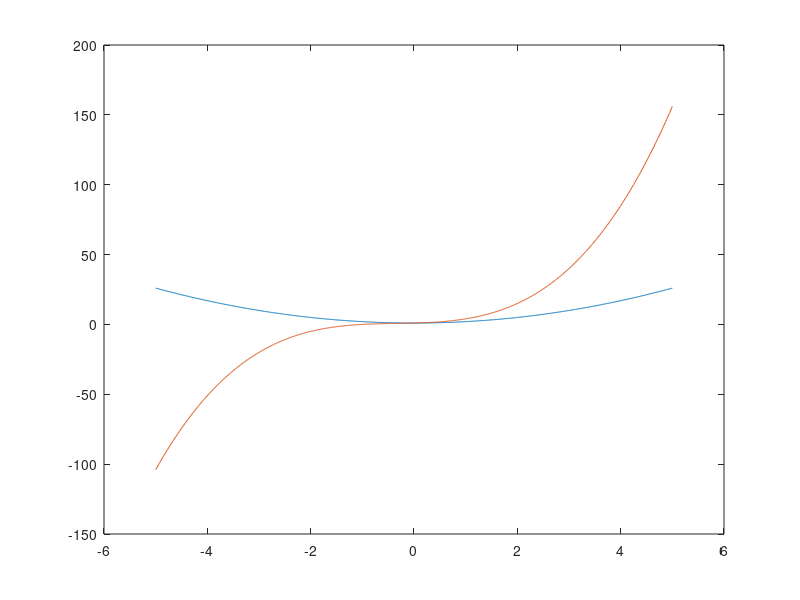

This chart was generated by the following MATLAB code:
%y1 (x) = x ^ 2 + 1
%y2 (x) = x ^ 3 + x ^ 2 + x + 1
%for x <-5, 5>,
clear all; close all; clc;

p1 = [1 0 1];
p2 = [1 1 1 1];
step = 0.01;
T = -5:step:5;

Y1 = polyval(p1, T);
Y2 = polyval(p2, T);

plot(T, Y1, T, Y2);
save('lab_8.mat',"T", "Y1", "Y2");
